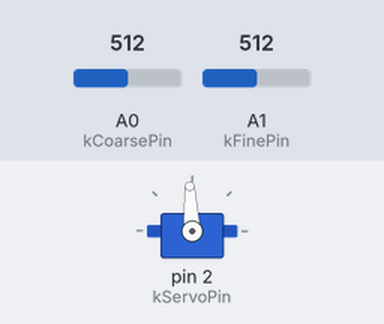
Recording of a sketch running on a simulated Arduino Uno, built with avr-gcc and run on an emulated ATmega328P. Shown: servo. The test bench sets the inputs (shaded band); at power-on: A0 (kCoarsePin) = 512, A1 (kFinePin) = 512.

Above: at 1.2 s.
1.3 s: A0 (kCoarsePin) set to 716
At 2.5 s:
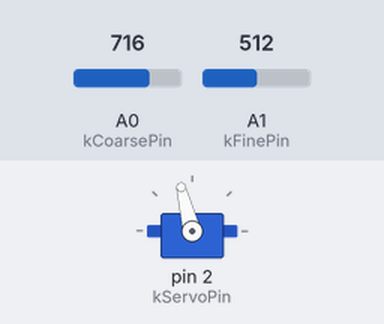
2.8 s: A0 (kCoarsePin) set to 1023
At 3.9 s:
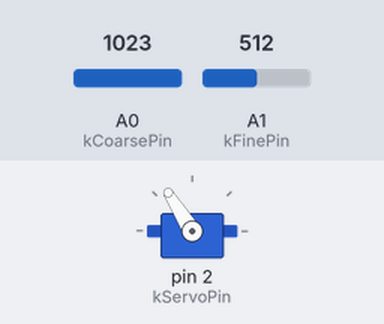
4.3 s: A0 (kCoarsePin) set to 122
At 5.0 s:
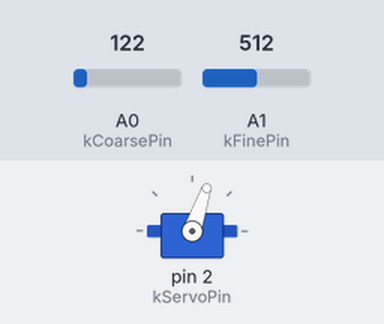
5.8 s: A1 (kFinePin) set to 716
At 6.1 s:
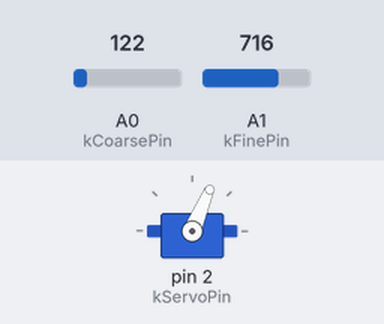
Timing chart, 0 to 8.3 s (numbered marks = the images above; inputs shaded):
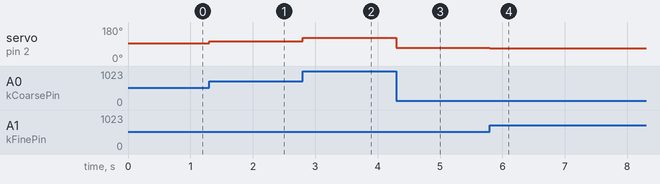

Measured:
- after the input at 1.3 s, servo on pin 2 (kServoPin): 93° → 104° at once
- after the input at 2.8 s, servo on pin 2 (kServoPin): 104° → 122° at once
- after the input at 4.3 s, servo on pin 2 (kServoPin): 122° → 71° at once
- after the input at 5.8 s, servo on pin 2 (kServoPin): 71° → 67° at once

The sketch:

Servo.ino
```cpp
// (licence header left out)
#include <Servo.h>

#define kCoarsePin    A0    // Entrée analogique "Grossier"
#define kFinePin      A1    // Entrée analogique "Fin"
#define kServoPin     2     // Sortie Servo

#define kMinServoUs   1300  // Min Servo en µs
#define kMaxServoUs   1700  // Max Servo en µs

Servo Servo1;               // Objet Servo

void setup() {
    Servo1.attach(kServoPin);  // Init Servo
}

void loop() {

    long Coarse = analogRead(kCoarsePin); // Lecture grossière 0->1023
    long Fine = analogRead(kFinePin);     // Lecture Fine 0->1023

    long Cmd=map(Coarse,0,1023,512,(1023*1023)-512)+Fine-512; // Valeur de commande 0-> 1023²

    long ServoUs=map(Cmd, 0, 1023*1023, kMinServoUs, kMaxServoUs);// Valeur de Servo min à max
    Servo1.writeMicroseconds(ServoUs);
}
```
